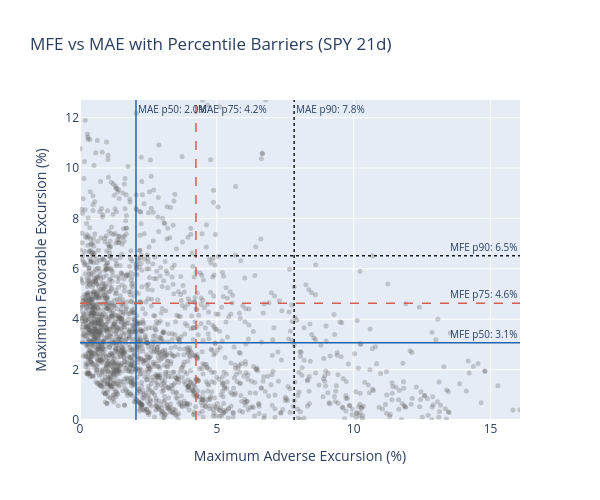

Here is the notebook cell this chart was saved with:
### Code cell
if spy_mfe_mae is not None:
    # Colorblind-safe palette with distinct line styles for percentile levels
    pctl_styles = [
        (50, "#2166ac", "solid", "p50"),
        (75, "#d6604d", "dash", "p75"),
        (90, "#1a1a1a", "dot", "p90"),
    ]

    for pctl, color, dash, label in pctl_styles:
        mae_val = float(spy_mfe_mae["mae_pct"].quantile(pctl / 100))
        mfe_val = float(spy_mfe_mae["mfe_pct"].quantile(pctl / 100))

        # Horizontal line for MFE threshold (take profit)
        fig.add_hline(
            y=mfe_val,
            line_dash=dash,
            line_color=color,
            line_width=1.5,
            annotation_text=f"MFE {label}: {mfe_val:.1f}%",
            annotation_font_size=10,
        )

        # Vertical line for MAE threshold (stop loss)
        fig.add_vline(
            x=mae_val,
            line_dash=dash,
            line_color=color,
            line_width=1.5,
            annotation_text=f"MAE {label}: {mae_val:.1f}%",
            annotation_font_size=10,
        )

    fig.update_layout(
        title="MFE vs MAE with Percentile Barriers (SPY 21d)",
        xaxis_title="Maximum Adverse Excursion (%)",
        yaxis_title="Maximum Favorable Excursion (%)",
        xaxis_range=[0, x_max],
        yaxis_range=[0, y_max],
        height=500,
        width=600,
        font=dict(size=12),
    )
    fig.show()

### Figure 1 — Plotly figure (JSON) as saved in the notebook; plotly's stock layout.template omitted (floating-point values rounded to 4 significant figures; data arrays with more than 128 entries replaced by an {"elided": "..."} marker saying what was removed)
{"data": [{"marker": {"color": "#636363", "opacity": 0.3, "size": 5}, "mode": "markers", "name": "Observations", "type": "scatter", "x": {"elided": "2000 float values"}, "y": {"elided": "2000 float values"}}], "layout": {"annotations": [{"font": {"size": 10}, "showarrow": false, "text": "MFE p50: 3.1%", "x": 1, "xanchor": "right", "xref": "x domain", "y": 3.064, "yanchor": "bottom", "yref": "y"}, {"font": {"size": 10}, "showarrow": false, "text": "MAE p50: 2.0%", "x": 2.046, "xanchor": "left", "xref": "x", "y": 1, "yanchor": "top", "yref": "y domain"}, {"font": {"size": 10}, "showarrow": false, "text": "MFE p75: 4.6%", "x": 1, "xanchor": "right", "xref": "x domain", "y": 4.636, "yanchor": "bottom", "yref": "y"}, {"font": {"size": 10}, "showarrow": false, "text": "MAE p75: 4.2%", "x": 4.236, "xanchor": "left", "xref": "x", "y": 1, "yanchor": "top", "yref": "y domain"}, {"font": {"size": 10}, "showarrow": false, "text": "MFE p90: 6.5%", "x": 1, "xanchor": "right", "xref": "x domain", "y": 6.514, "yanchor": "bottom", "yref": "y"}, {"font": {"size": 10}, "showarrow": false, "text": "MAE p90: 7.8%", "x": 7.823, "xanchor": "left", "xref": "x", "y": 1, "yanchor": "top", "yref": "y domain"}], "font": {"size": 12}, "height": 500, "shapes": [{"line": {"color": "#2166ac", "dash": "solid", "width": 1.5}, "type": "line", "x0": 0, "x1": 1, "xref": "x domain", "y0": 3.064, "y1": 3.064, "yref": "y"}, {"line": {"color": "#2166ac", "dash": "solid", "width": 1.5}, "type": "line", "x0": 2.046, "x1": 2.046, "xref": "x", "y0": 0, "y1": 1, "yref": "y domain"}, {"line": {"color": "#d6604d", "dash": "dash", "width": 1.5}, "type": "line", "x0": 0, "x1": 1, "xref": "x domain", "y0": 4.636, "y1": 4.636, "yref": "y"}, {"line": {"color": "#d6604d", "dash": "dash", "width": 1.5}, "type": "line", "x0": 4.236, "x1": 4.236, "xref": "x", "y0": 0, "y1": 1, "yref": "y domain"}, {"line": {"color": "#1a1a1a", "dash": "dot", "width": 1.5}, "type": "line", "x0": 0, "x1": 1, "xref": "x domain", "y0": 6.514, "y1": 6.514, "yref": "y"}, {"line": {"color": "#1a1a1a", "dash": "dot", "width": 1.5}, "type": "line", "x0": 7.823, "x1": 7.823, "xref": "x", "y0": 0, "y1": 1, "yref": "y domain"}], "title": {"text": "MFE vs MAE with Percentile Barriers (SPY 21d)"}, "width": 600, "xaxis": {"range": [0, 16.07], "title": {"text": "Maximum Adverse Excursion (%)"}}, "yaxis": {"range": [0, 12.7], "title": {"text": "Maximum Favorable Excursion (%)"}}}}
